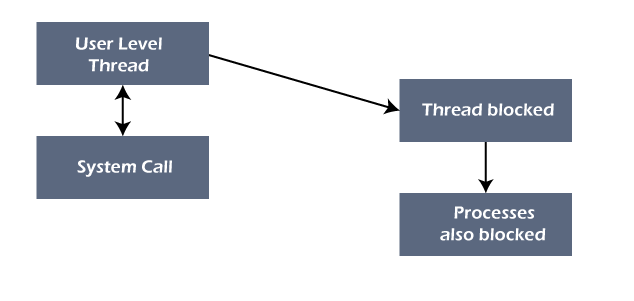
#> input picture thread.png, 634 x 301 px
$ python 'day 7 binarytxt.py'
#> lines starting #> are read from the running program, lines starting #| are printed output that depends on the picture
#write
import pickle
'''
l=eval(input("enter the list value:"))
d={"A":"apple","B":"banana","C":"cherry"}
x=open("bt.dat","wb")
pickle.dump(l,x)
print("Data Successfully written onto file")
x.close()

#read
x=open("bt.dat","rb")
y=pickle.load(x)
print(y)

#write and read
l=eval(input("enter the list value:"))
x=open("bt.dat","w+b")
pickle.dump(l,x)
print("Data Successfully written onto file")
x.seek(0)
y=pickle.load(x)
print(y)
x.close()

#image  processing
from PIL import Image
img  = Image.open("thread.png")
print("success")
try:
    img  = Image.open("thread.png")
except IOError:
    pass


#Retrieve size of image
from PIL import Image

f = "thread.png"
with Image.open(f) as image:
    width, height = image.size

img = img.rotate(180)

#from PIL import Image

def main():
    try:

        img = Image.open("thread.jpg")
        width, height = img.size

        area = (0, 0, width/2, height/2)
        img = img.crop(area)


    except IOError:
        pass

if __name__ == "__main__":
    main()

from PIL import Image

def main():
    try:
        #Relative Path
        #Image on which we want to paste
        img = Image.open("picture.jpg")

        #Relative Path
        #Image which we want to paste
        img2 = Image.open("picture2.jpg")
        img.paste(img2, (50, 50))

        #Saved in the same relative location
        img.save("pasted_picture.jpg")

    except IOError:
        pass

if __name__ == "__main__":
    main()
'''

from PIL import Image

def main():
    try:
        #Relative Path
        #Image on which we want to paste
        img = Image.open("thread.png")
#> img is the input picture: PIL image 634x301 P; mean R, G, B, A 23.1, 25.9, 30.8, 59.2

        #Relative Path
        #Image which we want to paste
        img2 = Image.open("thread2.jpeg")
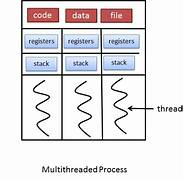
#> input picture thread2.jpeg, 183 x 180 px
#> img2 is the input picture: PIL image 183x180 RGB; mean R, G, B 226, 223.9, 226.2
        img.paste(img2, (50, 50))
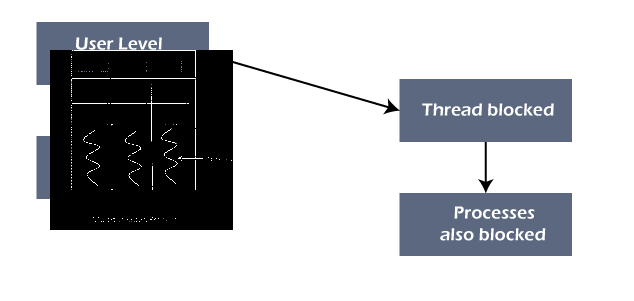
#> img: PIL image 634x301 P; mean R, G, B, A 15, 16.8, 19.9, 80.9; transparent parts drawn white
        print("success")
        #Saved in the same relative location
        img.save("pasted_picture.jpg")

    except IOError:
        pass

if __name__ == "__main__":
    main()
